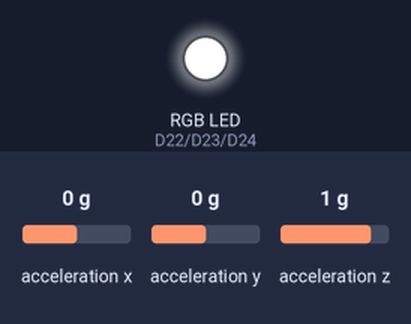
Recording of a sketch running on a simulated Arduino Nano 33 BLE. On the bench: an RGB LED mixed from three pins (HIGH = lit). Dashed ring = blinking. The test bench sets the inputs (shaded band); at power-on: acceleration x 0 g, acceleration y 0 g, acceleration z 1 g. What the sketch prints to the serial monitor is not drawn.

Above: at 1.2 s.
1.3 s: acceleration x set to -0.4 g
2.8 s: acceleration x set to -0.7 g
At 2.9 s:
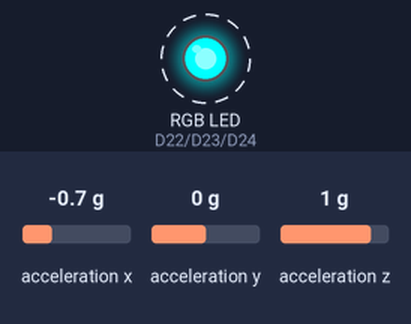
5.8 s: acceleration x set to 0.8 g
At 6.11 s:
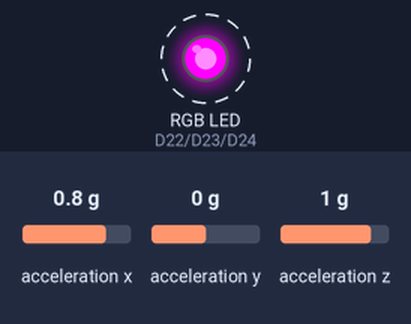
8.8 s: acceleration x set to 0.7 g
11.8 s: acceleration x set to 0.4 g
At 13.0 s:
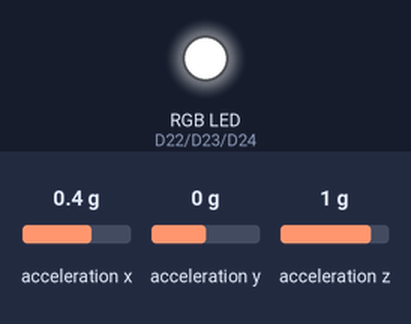
14.8 s: acceleration y set to -0.4 g
16.3 s: acceleration y set to -0.7 g
At 16.4 s:
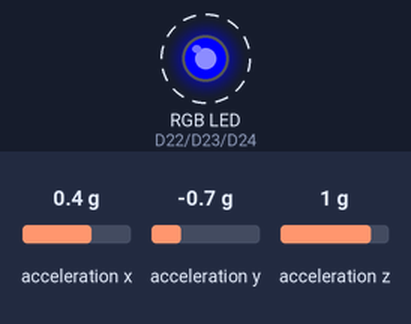
Timing chart, 0 to 20.3 s (numbered marks = the images above; inputs shaded):
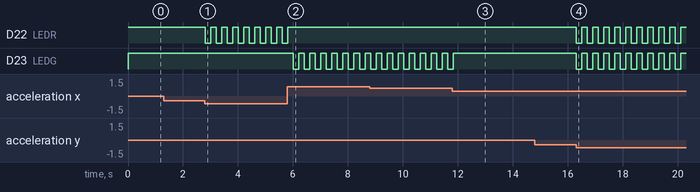

Measured:
- the behaviour switches between -0.5 and -0.6 g on acceleration x (found by bisection; images 0 and 1)
- the behaviour switches between 0.6 and 0.5 g on acceleration x (found by bisection; images 2 and 3)
- the behaviour switches between -0.5 and -0.6 g on acceleration y (found by bisection; images 3 and 4)
- after the input at 2.8 s, D22 (LEDR): alternates HIGH for 0.20 s and LOW for 0.20 s, starting at once
- after the input at 5.8 s, D22 (LEDR): goes on until 5.8 s, then stays HIGH; D23 (LEDG): alternates HIGH for 0.20 s and LOW for 0.20 s, starting after 0.21 s
- after the input at 11.8 s, D23 (LEDG): goes on until 11.8 s, then stays HIGH
- after the input at 16.3 s, D22 (LEDR), D23 (LEDG): alternates HIGH for 0.20 s and LOW for 0.20 s, starting at once

The sketch:

SimpleAccelerometer.ino
```cpp
#include <Arduino_LSM9DS1.h>

// Built-in RGB LED pins
#define LEDR 22
#define LEDG 23
#define LEDB 24

void setup() {
  Serial.begin(9600);

  pinMode(LEDR, OUTPUT);
  pinMode(LEDG, OUTPUT);
  pinMode(LEDB, OUTPUT);

  // Turn all LEDs off
  digitalWrite(LEDR, HIGH);
  digitalWrite(LEDG, HIGH);
  digitalWrite(LEDB, HIGH);

  if (!IMU.begin()) {
    Serial.println("Failed to initialize IMU!");
    while (1);
  }

  Serial.println("Tilt Detection Started");
}

void loop() {
  float x, y, z;

  if (IMU.accelerationAvailable()) {
    IMU.readAcceleration(x, y, z);

    Serial.print("X: ");
    Serial.print(x);
    Serial.print("  Y: ");
    Serial.print(y);
    Serial.print("  Z: ");
    Serial.println(z);

    // Left Tilt
    if (x < -0.5) {
      blinkRed();
    }
    // Right Tilt
    else if (x > 0.5) {
      blinkGreen();
    }
    // Up Tilt
    else if (y > 0.5) {
      blinkBlue();
    }
    // Down Tilt
    else if (y < -0.5) {
      blinkYellow();
    }
    else {
      ledsOff();
    }
  }
}

void ledsOff() {
  digitalWrite(LEDR, HIGH);
  digitalWrite(LEDG, HIGH);
  digitalWrite(LEDB, HIGH);
}

void blinkRed() {
  ledsOff();
  digitalWrite(LEDR, LOW);
  delay(200);
  ledsOff();
  delay(200);
}

void blinkGreen() {
  ledsOff();
  digitalWrite(LEDG, LOW);
  delay(200);
  ledsOff();
  delay(200);
}

void blinkBlue() {
  ledsOff();
  digitalWrite(LEDB, LOW);
  delay(200);
  ledsOff();
  delay(200);
}

void blinkYellow() {
  ledsOff();
  digitalWrite(LEDR, LOW);
  digitalWrite(LEDG, LOW);
  delay(200);
  ledsOff();
  delay(200);
}
```
